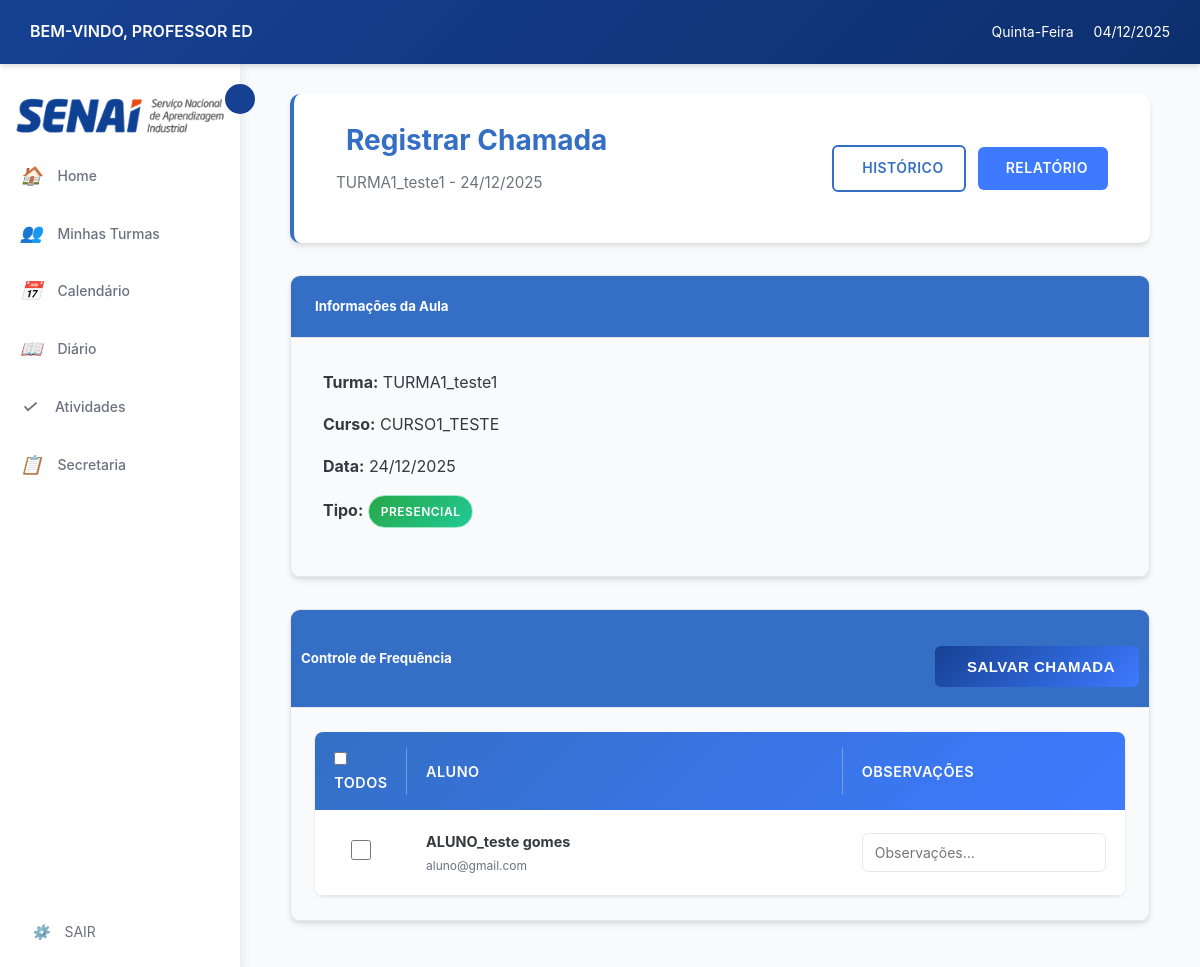
Screenshot of /diario/aula/1/chamada/ (signed in) with the database file from the repository.
### login/models.py (models this page shows, shortened)
class Usuario(AbstractUser):
    TIPO_USUARIO = [
        ('aluno', 'Aluno'),
        ('professor', 'Professor'),
        ('secretaria', 'Secretaria'),
    ]
    usuario_id = models.AutoField(primary_key=True)
    nome = models.CharField('Nome', max_length=100, blank=True, null=True)
    sobrenome = models.CharField('Sobrenome', max_length=100, blank=True, null=True)
    email = models.EmailField('E-mail', unique=True, default=None)
    data_nascimento = models.DateField('Data de Nascimento', blank=True, null=True)
    contato = models.CharField(max_length=20, unique=True, blank=True, null=True)
    cpf = models.CharField(max_length=14, unique=True, blank=True, null=True)
    endereco = models.TextField('Endereço', blank=True, null=True)
    tipo = models.CharField(max_length=10, choices=TIPO_USUARIO)
    USERNAME_FIELD = 'email'
    REQUIRED_FIELDS = ['nome','sobrenome','cpf', 'tipo', 'username' ]
    class Meta:
        db_table = 'Usuario'

class Aluno(models.Model):
    aluno_id = models.AutoField(primary_key=True)
    usuario = models.OneToOneField(Usuario, on_delete=models.CASCADE)
    class Meta:
        db_table = 'Aluno'

### cursos/models.py (models this page shows, shortened)
class Turma(models.Model):
    TIPO_AULA = [
        ('presencial', 'Presencial'),
        ('semi', 'Semi-presencial'),
        ('ead', 'EAD'),
    ]
    turma_id = models.AutoField(primary_key=True)
    nome = models.CharField(max_length=100, null=True, blank=True)
    curso = models.ForeignKey(Curso, on_delete=models.CASCADE)
    professor = models.ForeignKey('login.professor', on_delete=models.SET_NULL,  # Ou models.SET_DEFAULT
        null=True,                  # Permite NULL
        blank=True,
        default=None)
    data_inicio = models.DateField()
    data_fim = models.DateField( null=True, blank=True)
    dias_semana = models.CharField(max_length=50)
    entrada_horas = models.CharField(max_length=100, null=True, blank=True)
    saida_horas = models.CharField(max_length=100, null=True, blank=True)
    tipo = models.CharField(max_length=10, choices=TIPO_AULA)
    status = models.BooleanField(default=True)
    class Meta:
        db_table = 'Turma'

class Curso(models.Model):
    nome = models.CharField(max_length=150, unique=True, verbose_name="Nome do Curso", default="Sem Nome")
    descricao = models.TextField(blank=True, verbose_name="Descrição")
    carga_horaria = models.PositiveIntegerField(verbose_name="Carga Horária (h)", default=40)
    ativo = models.BooleanField(default=True, verbose_name="Ativo")
    disciplinas = models.ManyToManyField('Disciplina', through='GradeCurricular', blank=True, related_name='cursos')
    class Meta:
        verbose_name = "curso"
        verbose_name_plural = "cursos"
        ordering = ["nome"]

class Matricula(models.Model):
    matricula_id = models.AutoField(primary_key=True)
    aluno = models.ForeignKey('login.aluno', on_delete=models.CASCADE)
    turma = models.ForeignKey(Turma, on_delete=models.CASCADE)
    data_ingresso = models.DateField(auto_now_add=True)
    status_matricula = models.BooleanField(default=True)
    class Meta:
        db_table = 'Matricula'
        unique_together = ['aluno', 'turma']

### professor/models.py (models this page shows)
class Aula(models.Model):
    TIPO_AULA = [
        ('presencial', 'Presencial'),
        ('ead', 'EAD'),
    ]
    aula_id = models.AutoField(primary_key=True)
    turma = models.ForeignKey('cursos.Turma', on_delete=models.CASCADE)
    data = models.DateField()
    tipo = models.CharField(max_length=10, choices=TIPO_AULA)
    class Meta:
        db_table = 'Aulas'

class Frequencia(models.Model):
    frequencia_id = models.AutoField(primary_key=True)
    aula = models.ForeignKey(Aula, on_delete=models.CASCADE)
    matricula = models.ForeignKey('cursos.Matricula', on_delete=models.CASCADE)
    presenca = models.BooleanField(default=False)
    observacao = models.TextField(blank=True, null=True)
    class Meta:
        db_table = 'Frequencia'
        unique_together = ['aula', 'matricula']

### diario/views.py (the view)
# urls.py: path('aula/<int:aula_id>/chamada/', views.registrar_chamada, name='registrar_chamada'),
@login_required
def registrar_chamada(request, aula_id):
    aula = get_object_or_404(Aula, pk=aula_id)
    turma = aula.turma
    if hasattr(request.user, 'professor') and aula.turma.professor != request.user.professor:
        messages.error(request, 'Você não tem permissão para acessar esta aula.')
        return redirect('diario:lista_turmas')
    frequencias = Frequencia.objects.filter(
        aula=aula
    ).select_related('matricula__aluno__usuario')
    context = {
        'aula': aula,
        'turma': turma,
        'frequencias': frequencias,
    }
    return render(request, 'diario/registrar_chamada.html', context)

### diario/templates/diario/registrar_chamada.html (shortened to what this page needs)
{% extends 'professor/base.html' %}
{% load static %}
{% block extra_css %}
<link rel="stylesheet" href="{% static 'diario/css/styles.css' %}">
{% endblock %}
{% block content %}
<div class="dashboard-container">
    <div class="dashboard-header">
        <div class="d-flex justify-content-between align-items-start flex-wrap">
            <div class="mb-3 mb-md-0">
                <h2>Registrar Chamada</h2>
                <p class="text-muted mb-0">{{ turma.nome }} - {{ aula.data|date:"d/m/Y" }}</p>
            </div>
            <div class="header-actions">
                <a href="{% url 'diario:historico_aulas' aula.turma.turma_id %}" class="btn btn-outline-primary">
                    Histórico
                </a>
                <a href="{% url 'diario:relatorio_frequencia' aula.turma.turma_id %}" class="btn btn-info">
                    Relatório
                </a>
            </div>
        </div>
    </div>
    <div class="card card-spaced">
        <div class="card-header bg-primary">
            <h5 class="mb-0 text-white">Informações da Aula</h5>
        </div>
        <div class="card-body">
            <div class="row">
                <div class="col-md-3 mb-2">
                    <strong>Turma:</strong> {{ turma.nome }}
                </div>
                <div class="col-md-3 mb-2">
                    <strong>Curso:</strong> {{ turma.curso.nome }}
                </div>
                <div class="col-md-3 mb-2">
                    <strong>Data:</strong> {{ aula.data|date:"d/m/Y" }}
                </div>
                <div class="col-md-3 mb-2">
                    <strong>Tipo:</strong>
                    <span class="badge {% if aula.tipo == 'presencial' %}status-excellent{% else %}status-good{% endif %}">
                        {{ aula.get_tipo_display }}
                    </span>
                </div>
            </div>
        </div>
    </div>
    <div class="card">
        <div class="card-header bg-success d-flex justify-content-between align-items-center flex-wrap">
            <h5 class="mb-0 text-white">Controle de Frequência</h5>
            <div class="mt-2 mt-md-0">
                <button type="button" class="btn btn-primary btn-lg" onclick="salvarChamada()">
                    Salvar Chamada
                </button>
            </div>
        </div>
        <div class="card-body p-0">
            <div class="table-wrap">
                <form id="form-chamada">
                    <table>
                        <thead>
                            <tr>
                                <th width="80px" class="text-center">
                                    <div class="form-check">
                                        <input type="checkbox" id="select-all" onchange="selecionarTodos()"
                                               class="form-check-input">
                                        <label for="select-all" class="form-check-label text-white">Todos</label>
                                    </div>
                                </th>
                                <th>Aluno</th>
                                <th width="250px">Observações</th>
                            </tr>
                        </thead>
                        <tbody>
                            {% for frequencia in frequencias %}
                            <tr>
                                <td class="text-center">
                                    <input type="checkbox"
                                           name="presenca"
                                           value="{{ frequencia.matricula.matricula_id }}"
                                           class="form-check-input presenca-checkbox">
                                </td>
                                <td>
                                    <strong>{{ frequencia.matricula.aluno.usuario.nome }}
                                    {{ frequencia.matricula.aluno.usuario.sobrenome }}</strong>
                                    <br>
                                    <small class="text-muted">{{ frequencia.matricula.aluno.usuario.email }}</small>
                                </td>
                                <td>
                                    <input type="text"
                                           name="observacao"
                                           value="{{ frequencia.observacao|default:'' }}"
                                           class="form-control form-control-sm"
                                           placeholder="Observações...">
                                </td>
                            </tr>
                            {% endfor %}
                        </tbody>
                    </table>
                </form>
            </div>
        </div>
    </div>
</div>
{% endblock %}

### professor/templates/professor/base.html (shortened to what this page needs)
{% load static %}
<!DOCTYPE html>
<html lang="pt-br">
<head>
    <link rel="stylesheet" href="{% static 'professor/css/style.css' %}">
    {% block extra_css %}{% endblock %}
</head>
<body>
    <header class="header">
        <div class="header-left">
            <span class="welcome-text">BEM-VINDO, PROFESSOR {{ user.get_full_name|default:user.username|upper }}</span>
        </div>
        <div class="header-right">
            <span class="weekday" id="currentWeekday"></span>
            <span class="date" id="currentDate"></span>
        </div>
    </header>
    <main class="main-container">
        <aside class="sidebar" id="sidebar">
            <img src="{% static 'professor/img/senai_logo.png' %}" alt="SENAI" id="senai-logo-sidebar">
            <button class="sidebar-toggle" id="sidebarToggle"></button>
            <ul class="sidebar-menu">
                <li>
                    <a href="{% url 'professor:home' %}">
                        <i>🏠</i>
                        <span>Home</span>
                    </a>
                </li>
                <li>
                    <a href="{% url 'professor:listar_cursos' %}">
                        <i>👥</i>
                        <span>Minhas Turmas</span>
                    </a>
                </li>
                <li>
                    <a href="{% url 'professor:calendario' %}">
                        <i>📅</i>
                        <span>Calendário</span>
                    </a>
                </li>
                <li>
                    <a href="{% url 'diario:lista_turmas_diario' %}">
                        <i>📖</i>
                        <span>Diário</span>
                    </a>
                </li>
                <li>
                    <a href="{% url 'atividades:home' %}">
                        <i>✓</i>
                        <span>Atividades</span>
                    </a>
                </li>
                <li>
                    <a href="{% url 'solicitacao:solicitacaoList' %}">
                        <i>📋</i>
                        <span>Secretaria</span>
                    </a>
                </li>
            </ul>
            <div class="sidebar-footer">
                <a href="{% url 'logout' %}">
                    <i>⚙️</i>
                    <span>SAIR</span>
                </a>
            </div>
        </aside>
        <div class="content-area">
            {% block content %}
            {% endblock %}
        </div>
    </main>
</body>
</html>

### diario/static/diario/css/styles.css (style rules this page uses)
:root { --azul: #346fc5; --azul-escuro: #0d2f6d; --vermelho: #dc3545; --vermelho-escuro: #b52d3a; --laranja: #ff5722; --laranja-escuro: #c43a0a; --cinza-claro: #6c757d; --cinza: #adb5bd; --cinza-escuro: #343a40; }
.btn { padding: 10px 20px; border: none; border-radius: 6px; font-weight: 600; font-size: 14px; text-decoration: none; display: inline-flex; align-items: center; justify-content: center; gap: 8px; cursor: pointer; transition: all 0.3s ease; text-transform: uppercase; letter-spacing: 0.5px; }
.btn-lg { padding: 12px 24px; font-size: 15px; }
.btn-primary { background-color: var(--azul); color: white; }
.btn-info { background-color: var(--azul-claro); color: white; }
.card { background: var(--bg-card); border-radius: 10px; box-shadow: var(--sombra); border: 1px solid var(--cinza-borda); transition: all 0.3s ease; margin-bottom: 1.5rem; overflow: hidden; }
.card-header { padding: 1.25rem 1.5rem; background: var(--azul); color: rgb(255, 255, 255); border-bottom: 1px solid var(--cinza-borda); display: flex; align-items: center; justify-content: space-between; }
.card-header h5 { color: white; }
.card-body { padding: 1.5rem; }
.table-wrap { overflow-x: auto; border-radius: 8px; background: white; box-shadow: 0 1px 3px rgba(0,0,0,0.1); }
.table-wrap table { width: 100%; border-collapse: collapse; background: white; }
.table-wrap thead { background: linear-gradient(135deg, var(--azul) 0%, var(--azul-claro) 100%); }
.table-wrap th { padding: 1rem 1.2rem; color: rgb(255, 253, 253); font-weight: 600; text-align: left; font-size: 0.9rem; text-transform: uppercase; letter-spacing: 0.5px; border: none; position: relative; }
.table-wrap th:not(:last-child)::after { content: ''; position: absolute; right: 0; top: 50%; transform: translateY(-50%); height: 60%; width: 1px; background: rgba(255, 255, 255, 0.3); }
.table-wrap td { padding: 1.2rem 1.2rem; border-bottom: 1px solid var(--cinza-borda); color: var(--preto); font-size: 0.9rem; }
.table-wrap tbody tr { transition: all 0.3s ease; }
.table-wrap tbody tr:last-child td { border-bottom: none; }
.badge { padding: 6px 12px; border-radius: 20px; font-size: 0.75rem; font-weight: 600; text-transform: uppercase; letter-spacing: 0.5px; display: inline-flex; align-items: center; gap: 4px; color: black; }
.form-control { padding: 10px 12px; border: 1px solid var(--cinza-borda); border-radius: 6px; font-size: 14px; transition: all 0.3s ease; background: white; }
.dashboard-header { background: white; padding: 1.5rem 2rem; border-radius: 10px; box-shadow: var(--sombra); margin-bottom: 2rem; border-left: 4px solid var(--azul); }
.dashboard-header h2 { color: var(--azul); margin: 0 0 8px 0; font-weight: 700; display: flex; align-items: center; gap: 10px; }
.dashboard-header .text-muted { color: var(--cinza-claro) !important; font-size: 0.95rem; margin: 0; }
.presenca-checkbox { width: 20px; height: 20px; cursor: pointer; }
.btn-outline-primary { border: 2px solid var(--azul); color: var(--azul); background: transparent; transition: all 0.3s ease; }
.card-spaced { margin-bottom: 2rem; }
.card-spaced .card-body { padding: 2rem; }
.header-actions { display: flex; gap: 1rem; align-items: center; flex-wrap: wrap; }
.status-excellent { background: linear-gradient(135deg, #28a745 0%, #20c997 100%); color: white; }
.text-center { text-align: center; }
.mb-0 { margin-bottom: 0; }
.mb-2 { margin-bottom: 1rem; }
.mt-2 { margin-top: 1rem; }
.mb-3 { margin-bottom: 1.5rem; }
.d-flex { display: flex; gap: 10px; padding-inline: 10px; }
.justify-content-between { justify-content: space-between; }
.align-items-center { align-items: center; }

### diario/templates/diario/registrar_chamada.html (style rules this page uses)
.card-spaced { margin-bottom: 2rem; }
.header-actions { gap: 0.75rem; }
.btn-outline-primary { border: 2px solid var(--azul); color: var(--azul); font-weight: 600; }
.card-header.bg-success .btn-lg { padding: 0.75rem 1.5rem; font-weight: 600; }

### rows the page displays
Usuario: get_full_name "ED"
Turma: nome "TURMA1_teste1", curso.nome "CURSO1_TESTE"
Aula: data "24/12/2025", tipo "PRESENCIAL"
Frequencia: matricula.aluno.usuario.nome "ALUNO_teste", matricula.aluno.usuario.sobrenome "gomes", matricula.aluno.usuario.email "aluno@gmail.com"
